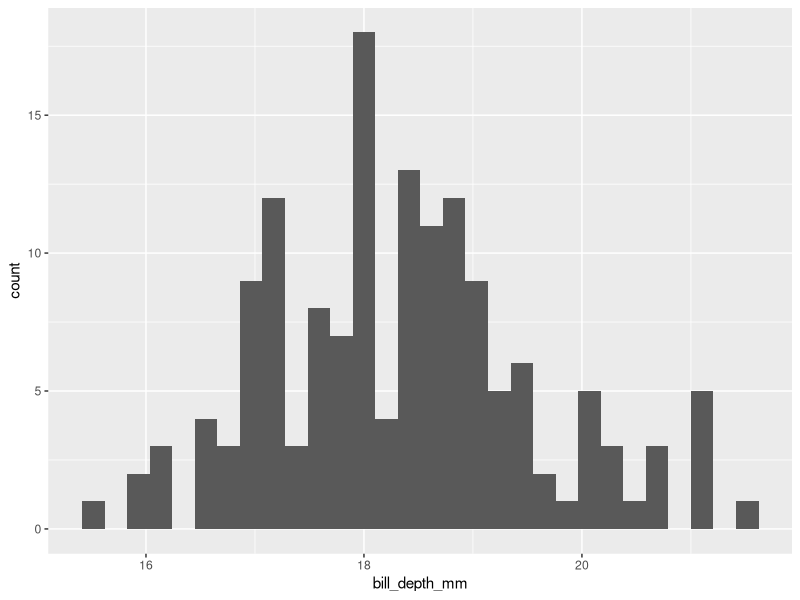
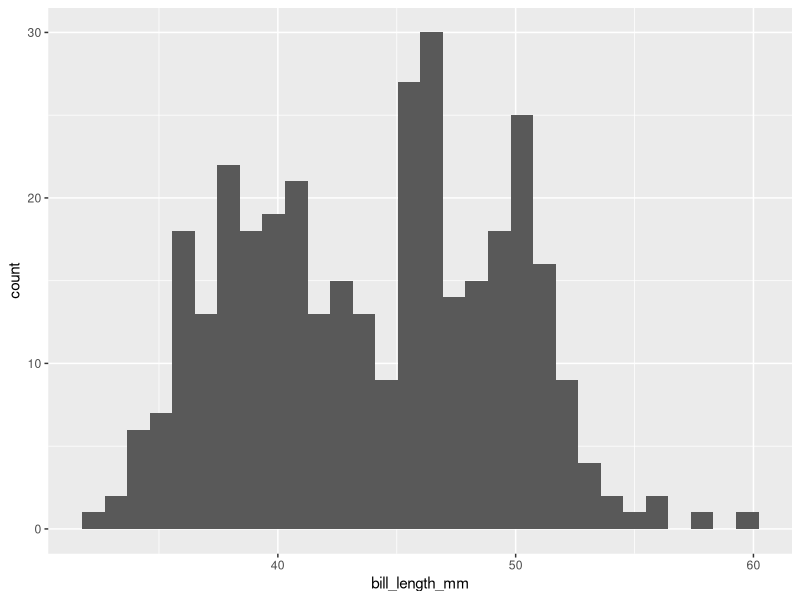
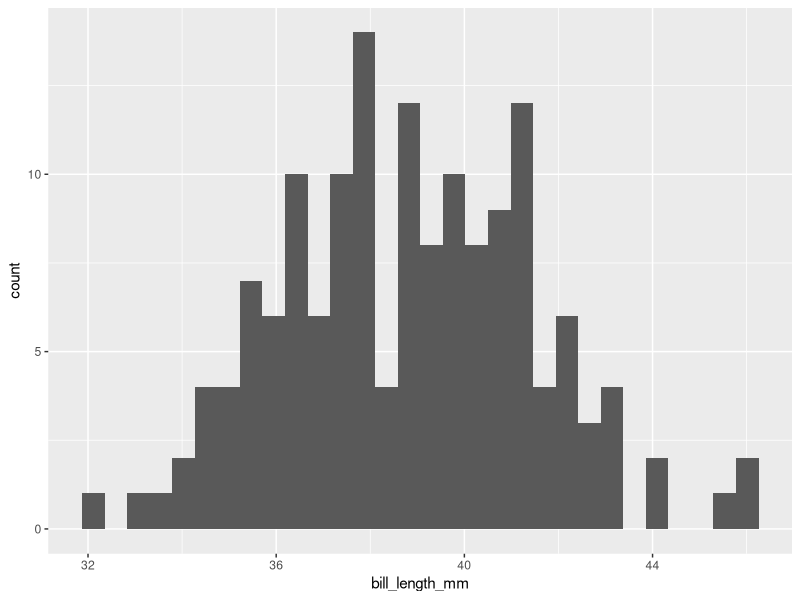

These charts were generated, in order, by the following R code:
## ---- chunk 1
library(tidyverse)
## ---- chunk 2
library(palmerpenguins)
peng_subset <- penguins |> filter(species == "Adelie")
peng_subset |> ggplot(aes(bill_depth_mm)) + geom_histogram()
## ---- chunk 3
penguins |> ggplot(aes(bill_length_mm)) + geom_histogram()
## ---- chunk 4

## ---- chunk 5
peng_subset |> ggplot(aes(bill_length_mm)) + geom_histogram()

## ---- chunk 6
read_csv("../tasks/test-data.csv")
## read_csv("/Users/airwin/git-repos/Stat2430/data-viz-course/data-viz/tasks/test-data.csv")
read_csv(here::here("data-viz/tasks", "test-data.csv"))
## ---- chunk 7
model1 <- lm(body_mass_g ~ species,
             data = penguins)  # delete bracket to see red X
summary(model1)
p1 <- penguins |> ggplot(aes(body_mass_g)) + geom_histogram()
## ---- chunk 8
penguins |> na.omit() |>
  group_by(species) |>
  summarize(mean_body_mass = mean(body_mass_g))
penguins |> summarize(mean_flipper_lenght = mean(flipper_length_mm))
## ---- chunk 9
penguins_no_na <- penguins |> na.omit()
penguins_group <- penguins_no_na |> group_by(species)
penguins_group |> summarize(mean_body_mass = mean(body_mass_g))
penguins_no_na |> summarize(mean_flipper_lenght = mean(flipper_length_mm))

